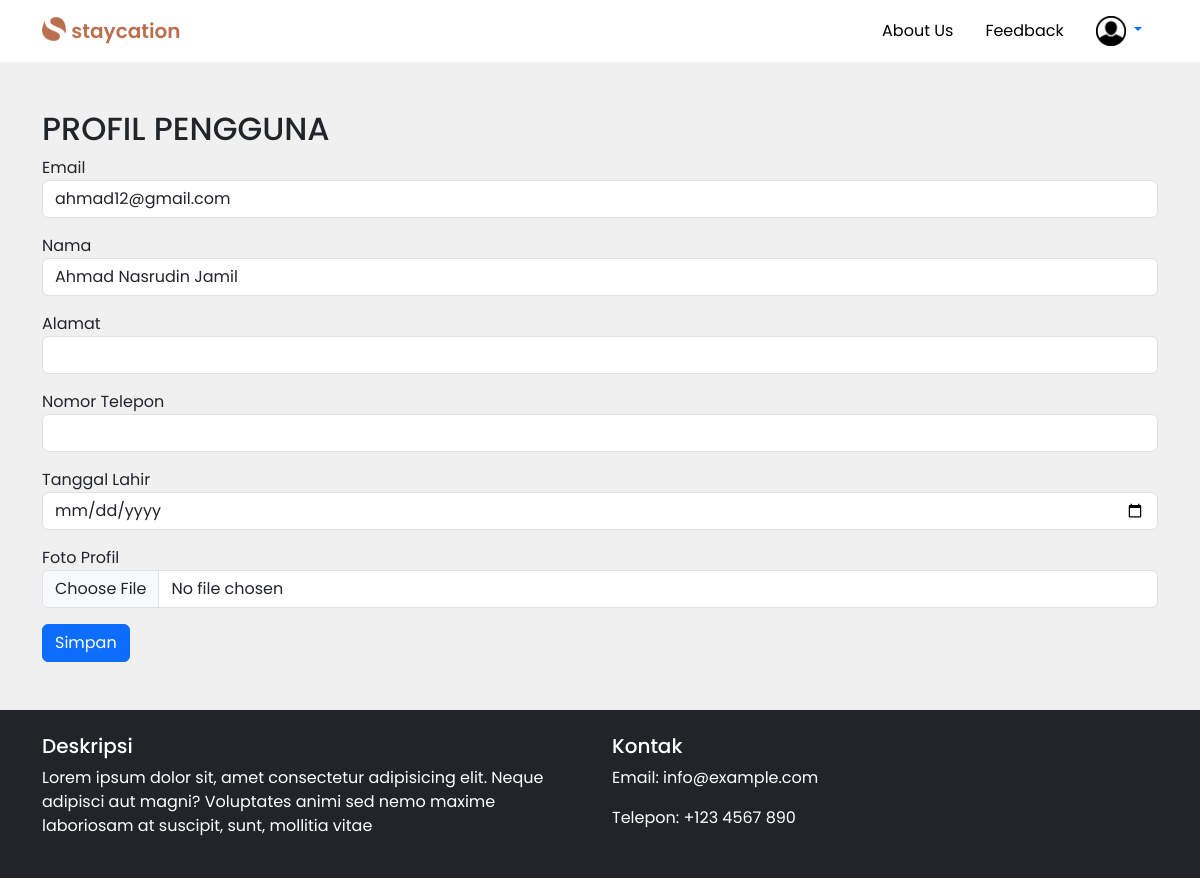
The page /dashboard/user/profil-user.php (signed in) on the database as committed earlier.
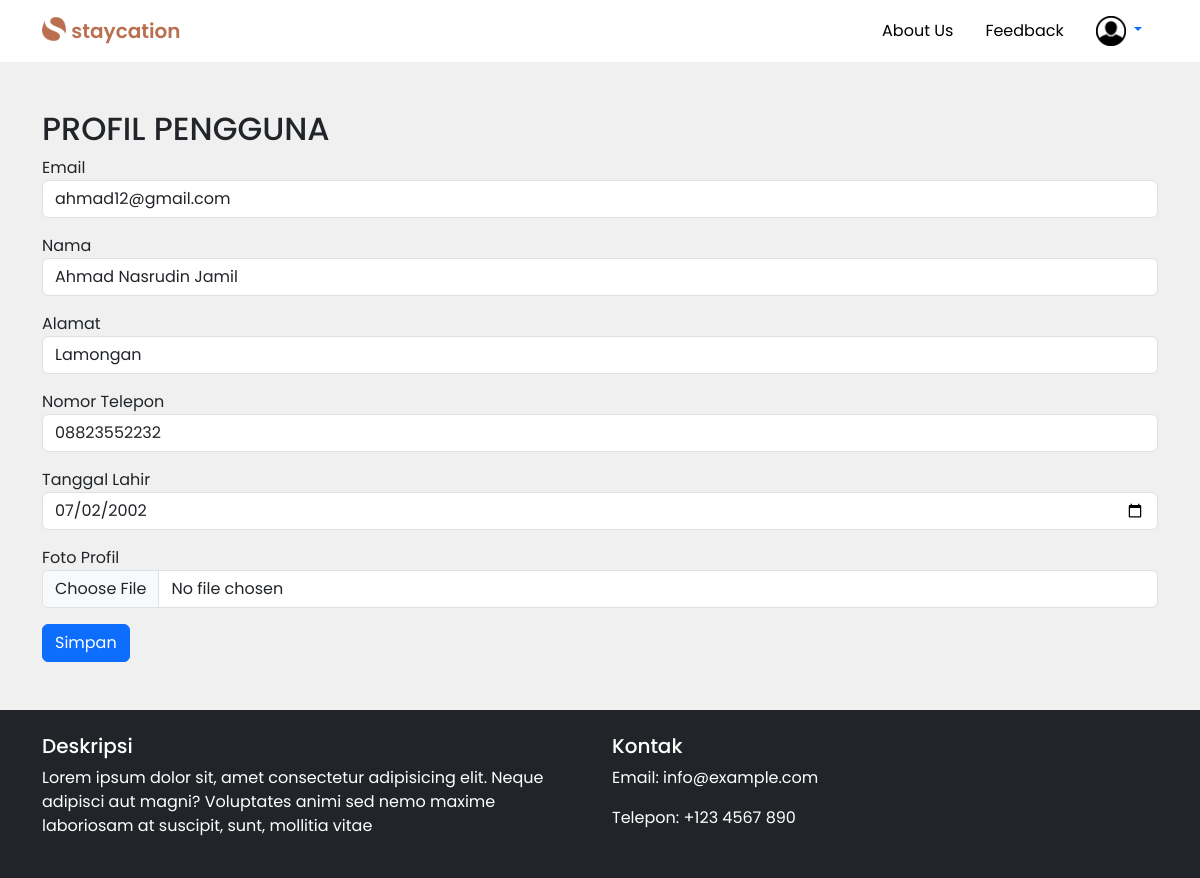
The same page on the database as committed later.
### tables this page shows
CREATE TABLE `tamu` (
  `EMAIL_TAMU` varchar(40) NOT NULL,
  `PASSWORD` varchar(255) NOT NULL,
  `NAMA_TAMU` varchar(50) NOT NULL,
  `ALAMAT` varchar(50) NOT NULL,
  `NO_TELEPON_TAMU` varchar(15) NOT NULL,
  `TANGGAL_LAHIR` date NOT NULL,
  `FOTO` varchar(255) NOT NULL
);

### dashboard/user/profil-user.php (the view, shortened to what this page needs)
<?php
include '../../controller/user-crud.php';
if (!isset($_SESSION['user_type']) || empty($_SESSION['user_type'])) {
    include '../../partials/header.php';
} elseif ($_SESSION['user_type'] === 'tamu') {
    include '../../partials/header-login-noindex.php';
}
?>
  <div class="container mt-5">
    <?php
        $email = $_SESSION['email'];
        $query = "SELECT * FROM tamu WHERE EMAIL_TAMU = '$email'";
        $result = $koneksi->query($query);
        if ($result) {
            while ($row = $result->fetch_assoc()) {
    ?>
    <h2>PROFIL PENGGUNA</h2>
    <form action="<?php echo htmlspecialchars($_SERVER["PHP_SELF"]); ?>" method="post" enctype="multipart/form-data">
      <div class="mb-3">
        <label>Email</label>
        <input type="text" class="form-control" id="nama" name="nama" value="<?php echo $row['EMAIL_TAMU']; ?>" readonly>
      </div>
      <div class="mb-3">
        <label>Nama</label>
        <input type="text" class="form-control" id="nama" name="nama" value="<?php echo $row['NAMA_TAMU']; ?>">
      </div>
      <div class="mb-3">
        <label>Alamat</label>
        <input type="text" class="form-control" id="alamat" name="alamat" value="<?php echo $row['ALAMAT']; ?>">
      </div>
      <div class="mb-3">
        <label>Nomor Telepon</label>
        <input type="text" class="form-control" id="noTelepon" name="telepon" value="<?php echo $row['NO_TELEPON_TAMU']; ?>">
      </div>
      <div class="mb-3">
        <label>Tanggal Lahir</label>
        <input type="date" class="form-control" id="tanggal" name="tanggal_lahir" value="<?php echo $row['TANGGAL_LAHIR']; ?>">
      </div>
      <div class="mb-3">
        <label">Foto Profil</label>
        <input type="file" class="form-control" id="foto" name="foto" value="<?php echo $row['FOTO']; ?>" >
      </div>
      <input class="btn btn-primary" type="submit" name="simpan" value = "Simpan">
    </form>
<?php
  }
}else {
  echo "Error: " . $koneksi->error;
}
?>
  </div>
  <?php include '../../partials/footer.php' ?>

Rows that differ between the two databases and show on the page:
changed tamu "ahmad12@gmail.com": alamat (not shown) → "Lamongan"; telepon (not shown) → "08823552232"; tanggal_lahir (not shown) → "07/02/2002"
